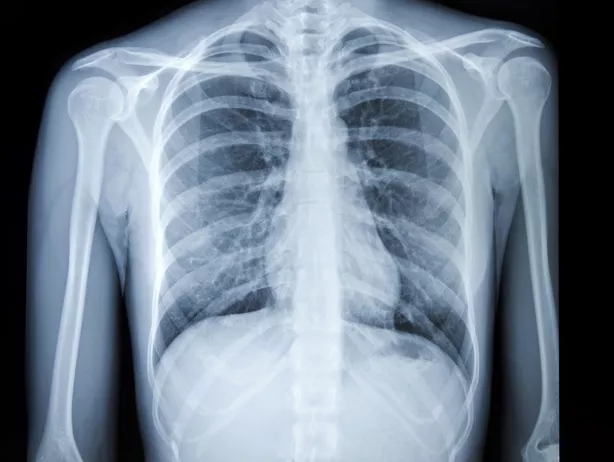
//> input picture P1/build/xray.jpg, 614 x 462 px, given in place of video.mp4, which was not available
$ ./pp   (built with g++ and OpenCV 4)
//> lines starting //> are read from the running program, lines starting //| are printed output that depends on the picture; pictures that were not available may be replaced by others from this repository, and a replacement may not be noted
#include <iostream>
#include <vector> // vector 사용을 위해 추가
#include <opencv2/opencv.hpp>

using namespace cv;
using namespace std;

/*
21900066 김경진 컴퓨터 비전 프로젝트 1
제공된 PDF 자료 기반 코드 완성본
*/

// 'n' 키: 네거티브 변환
void negative_transformation(Mat current, Mat& changed) {
    // PDF 로직 응용
    // 컬러 이미지(Vec3b)에 대해 각 채널(B, G, R)에 네거티브 변환 적용
    changed = current.clone();
    for (int y = 0; y < current.rows; ++y) {
        for (int x = 0; x < current.cols; ++x) {
            Vec3b& pixel = changed.at<Vec3b>(y, x);
            pixel[0] = 255 - pixel[0]; // Blue
            pixel[1] = 255 - pixel[1]; // Green
            pixel[2] = 255 - pixel[2]; // Red
        }
    }
}

// 'g' 키: 감마 변환
void gamma_transformation(Mat current, Mat& changed) {
    // PDF 로직 응용
    // 컬러 이미지의 각 채널에 동일한 감마 변환 조회 테이블(LUT) 적용
    float gamma = 2.5; // 요구사항에 명시된 감마 값
    unsigned char pix[256];
    for (int i = 0; i < 256; i++) {
        pix[i] = saturate_cast<uchar>(pow((float)(i / 255.0), gamma) * 255.0f);
    }

    changed = current.clone();
    for (int y = 0; y < current.rows; y++) {
        for (int x = 0; x < current.cols; x++) {
            Vec3b& pixel = changed.at<Vec3b>(y, x);
            pixel[0] = pix[pixel[0]];
            pixel[1] = pix[pixel[1]];
            pixel[2] = pix[pixel[2]];
        }
    }
}

// 'h' 키: 히스토그램 평활화
// [38 lines left out: functions histogram_equalization, color_slicing, not called in this run]

// 'c' 키: 색상 변환
void color_change(Mat current, Mat& changed) {
    // PDF 로직 응용
    // 모든 픽셀의 색상(Hue) 값을 50씩 이동시켜 전체적인 색감을 변경
    Mat hsv;
    cvtColor(current, hsv, COLOR_BGR2HSV);
    vector<Mat> channels;
    split(hsv, channels);

    for (int j = 0; j < hsv.rows; j++) {
        uchar* h = channels[0].ptr<uchar>(j);
        for (int i = 0; i < hsv.cols; i++) {
            if (h[i] + 50 > 179) { // OpenCV의 Hue 범위는 0-179
                h[i] = h[i] + 50 - 179; // 범위를 넘어가면 순환
            }
            else {
                h[i] = h[i] + 50;
            }
        }
    }
    merge(channels, hsv);
    cvtColor(hsv, changed, COLOR_HSV2BGR);
}

// 'a' 키: 평균 필터링
// [38 lines left out: functions average_filtering, unsharp_masking, white_balancing, not called in this run]

// 'r' 키: 원본 이미지로 리셋
void reset_image(Mat current, Mat& changed) {
    current.copyTo(changed);
}


int main() {
    VideoCapture cap;
    Mat frame, changed;
    int fps;
    int delay;
    int current_mode = 9; // 현재 진행되고 있는 모드 (9는 원본)

    // 비디오 오픈
    if (cap.open("video.mp4") == 0) {
        cout << "not such file!\n" << endl;
        waitKey(0);
        return -1; // 파일이 없을 경우 종료
    }

    fps = cap.get(CAP_PROP_FPS);
    delay = 1000 / fps;

    cout << "--- 조작 키 ---" << endl;
    cout << "'n': 네거티브" << endl;
    cout << "'g': 감마 변환" << endl;
    cout << "'h': 히스토그램 평활화" << endl;
    cout << "'s': 컬러 슬라이싱" << endl;
    cout << "'c': 색상 변환" << endl;
    cout << "'a': 평균 필터링" << endl;
    cout << "'u': 언샵 마스킹" << endl;
    cout << "'w': 화이트 밸런싱" << endl;
    cout << "'r': 원본으로 리셋" << endl;
    cout << "ESC: 종료" << endl;
    cout << "---------------" << endl;


    while (1) {
        cap >> frame;
//> frame is the input picture: 462 rows x 614 cols, CV_8UC3; mean B, G, R 144.2, 129.1, 114.7

        if (frame.empty()) {
            cout << "end of video" << endl;
            break;
        }

        // 사용자의 입력을 받는다.
        int input = waitKey(delay);
//> the key 'n' is pressed
//> after the loop in negative_transformation, `for (int y = 0; y < current.rows; ++y)`:
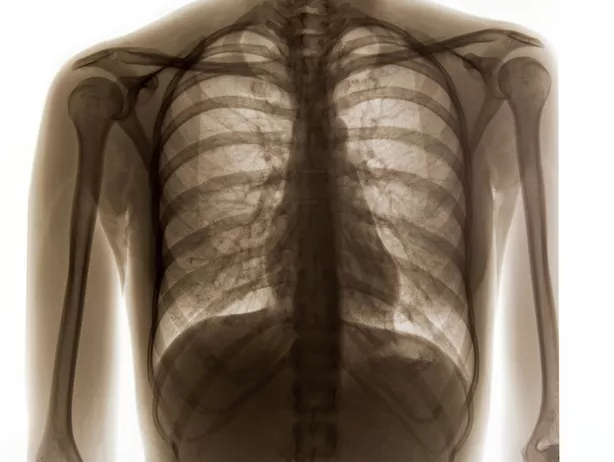
//> changed: 462 rows x 614 cols, CV_8UC3; mean B, G, R 110.8, 125.9, 140.3
//> the key 'g' is pressed
//> after the loop in gamma_transformation, `for (int y = 0; y < current.rows; y++)`:
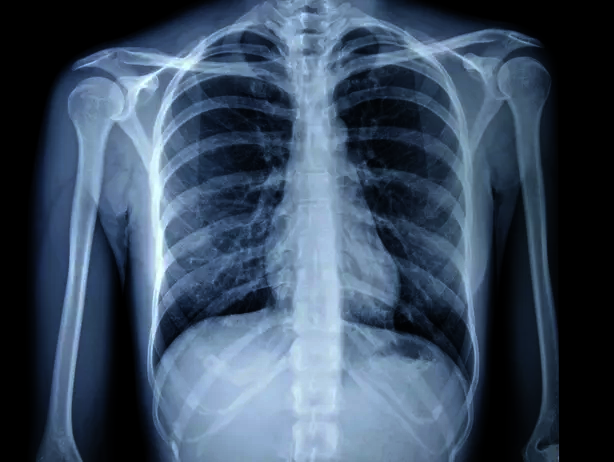
//> changed: 462 rows x 614 cols, CV_8UC3; mean B, G, R 96.3, 76.3, 59.4
//> the key 'c' is pressed
//> in color_change, `cvtColor(current, hsv, COLOR_BGR2HSV);`: hsv: 462 rows x 614 cols, CV_8UC3; mean H, S, V 92.1, 58.1, 144.2
//> in color_change, `split(hsv, channels);`:
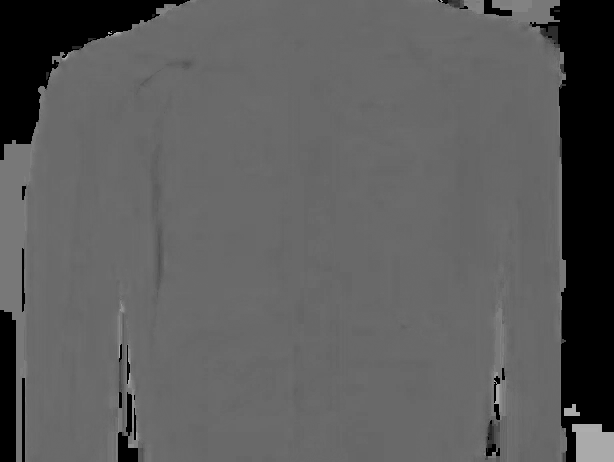
//> channels[0]: 462 rows x 614 cols, CV_8UC1; min 0, max 174, mean 92.1
//> in color_change, `split(hsv, channels);`:
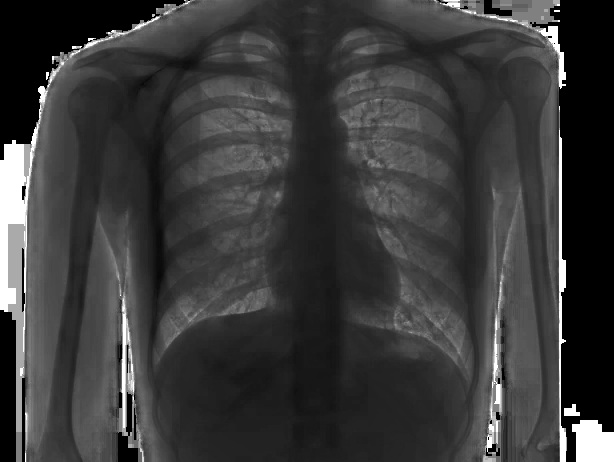
//> channels[1]: 462 rows x 614 cols, CV_8UC1; min 0, max 255, mean 58.1
//> in color_change, `split(hsv, channels);`:
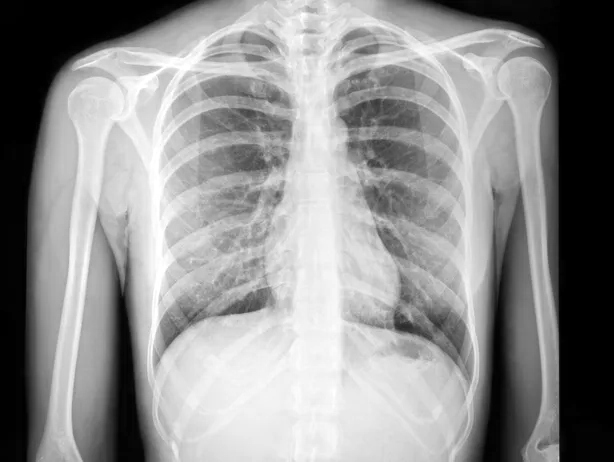
//> channels[2]: 462 rows x 614 cols, CV_8UC1; min 0, max 255, mean 144.2
//> after the loop in color_change, `for (int j = 0; j < hsv.rows; j++)`:
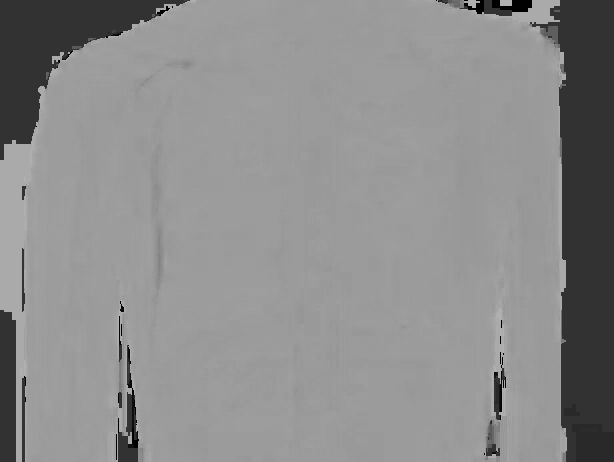
//> channels[0]: 462 rows x 614 cols, CV_8UC1; min 1, max 178, mean 140.3
//> in color_change, `merge(channels, hsv);`: hsv: 462 rows x 614 cols, CV_8UC3; mean H, S, V 140.3, 58.1, 144.2
//> in color_change, `cvtColor(hsv, changed, COLOR_HSV2BGR);`:
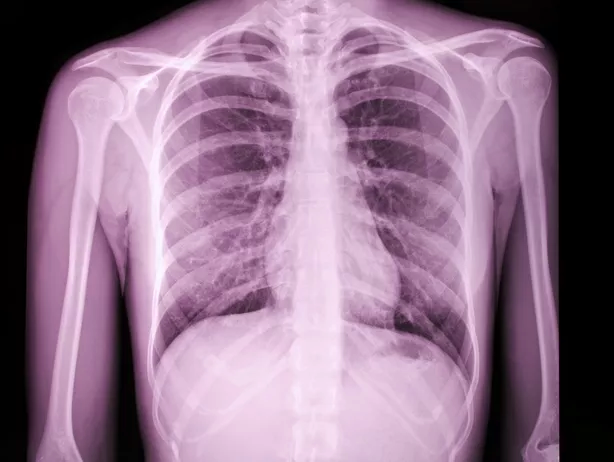
//> changed: 462 rows x 614 cols, CV_8UC3; mean B, G, R 138.5, 114.3, 144.1
//> the Esc key is pressed
        if (input == 27) break; // ESC 키 누르면 종료

        // 사용자의 입력을 받고 그 입력한 값이 현재 모드가 되어야 함.
        switch (input) {
        case 'n': current_mode = 1; break;
        case 'g': current_mode = 2; break;
        case 'h': current_mode = 3; break;
        case 's': current_mode = 4; break;
        case 'c': current_mode = 5; break;
        case 'a': current_mode = 6; break;
        case 'u': current_mode = 7; break;
        case 'w': current_mode = 8; break;
        case 'r': current_mode = 9; break;
        }

        // 그리고 나서 그 모드로 재생한다.
        switch (current_mode) {
        case 1: // negative
            negative_transformation(frame, changed);
            break;
        case 2: // gamma
            gamma_transformation(frame, changed);
            break;
        case 3: // Histogram
            histogram_equalization(frame, changed);
            break;
        case 4: // color slicing
            color_slicing(frame, changed);
            break;
        case 5: // color change
            color_change(frame, changed);
            break;
        case 6: // average filtering
            average_filtering(frame, changed);
            break;
        case 7: // unsharp masking
            unsharp_masking(frame, changed);
            break;
        case 8: // white balancing
            white_balancing(frame, changed);
            break;
        case 9: // regular mode (reset)
            reset_image(frame, changed);
            break;
        default: // 이전 상태 유지
            // changed 이미지가 비어있을 경우에만 초기화
            if (changed.empty()) {
                reset_image(frame, changed);
            }
            break;
        }

        imshow("Project Video - Press Keys to Change Mode", changed);
    }

    cap.release(); // 비디오 캡쳐 객체 해제
    destroyAllWindows(); // 모든 창 닫기

    return 0;
}
